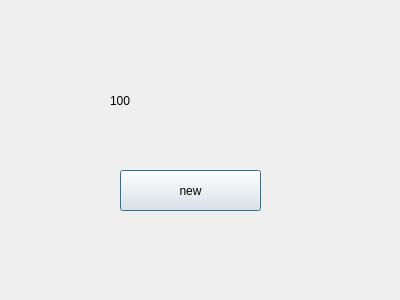
<?xml version="1.0" encoding="UTF-8"?>
<ui version="4.0">
 <class>NewDialog</class>
 <widget class="QDialog" name="NewDialog">
  <property name="geometry">
   <rect>
    <x>0</x>
    <y>0</y>
    <width>400</width>
    <height>300</height>
   </rect>
  </property>
  <property name="windowTitle">
   <string>NewDialog</string>
  </property>
  <widget class="QLabel" name="label">
   <property name="geometry">
    <rect>
     <x>110</x>
     <y>80</y>
     <width>131</width>
     <height>41</height>
    </rect>
   </property>
   <property name="text">
    <string>100</string>
   </property>
  </widget>
  <widget class="QPushButton" name="pushButton">
   <property name="geometry">
    <rect>
     <x>120</x>
     <y>170</y>
     <width>141</width>
     <height>41</height>
    </rect>
   </property>
   <property name="text">
    <string>new</string>
   </property>
  </widget>
 </widget>
 <layoutdefault spacing="6" margin="11"/>
 <resources/>
 <connections/>
</ui>
